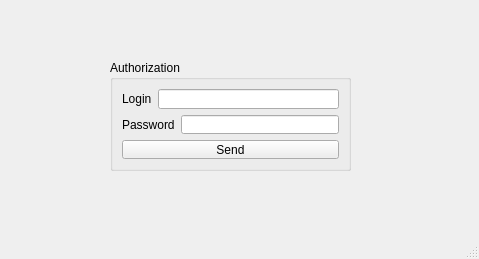
<?xml version="1.0" encoding="UTF-8"?>
<ui version="4.0">
 <class>MainWindow</class>
 <widget class="QMainWindow" name="MainWindow">
  <property name="geometry">
   <rect>
    <x>0</x>
    <y>0</y>
    <width>479</width>
    <height>259</height>
   </rect>
  </property>
  <property name="windowTitle">
   <string>MainWindow</string>
  </property>
  <widget class="QWidget" name="centralwidget">
   <widget class="QGroupBox" name="groupBox">
    <property name="geometry">
     <rect>
      <x>110</x>
      <y>60</y>
      <width>241</width>
      <height>111</height>
     </rect>
    </property>
    <property name="title">
     <string>Authorization</string>
    </property>
    <layout class="QVBoxLayout" name="verticalLayout">
     <item>
      <layout class="QHBoxLayout" name="horizontalLayout">
       <item>
        <widget class="QLabel" name="label">
         <property name="text">
          <string>Login</string>
         </property>
        </widget>
       </item>
       <item>
        <widget class="QLineEdit" name="lineEdit"/>
       </item>
      </layout>
     </item>
     <item>
      <layout class="QHBoxLayout" name="horizontalLayout_2">
       <item>
        <widget class="QLabel" name="label_2">
         <property name="text">
          <string>Password</string>
         </property>
        </widget>
       </item>
       <item>
        <widget class="QLineEdit" name="lineEdit_2"/>
       </item>
      </layout>
     </item>
     <item>
      <widget class="QPushButton" name="pushButton">
       <property name="text">
        <string>Send</string>
       </property>
      </widget>
     </item>
    </layout>
   </widget>
  </widget>
  <widget class="QMenuBar" name="menubar">
   <property name="geometry">
    <rect>
     <x>0</x>
     <y>0</y>
     <width>479</width>
     <height>21</height>
    </rect>
   </property>
  </widget>
  <widget class="QStatusBar" name="statusbar"/>
 </widget>
 <resources/>
 <connections/>
</ui>
